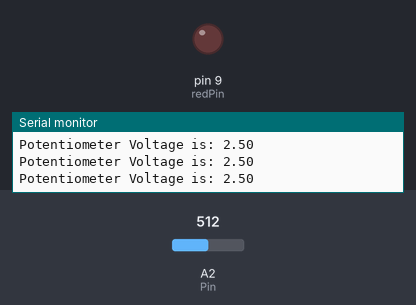
This sketch was run on a simulated Arduino Uno, built with avr-gcc and run on an emulated ATmega328P. On the bench: output pins drawn as LEDs (lit = HIGH), the last lines printed to the serial monitor. The test bench sets the inputs (shaded band); at power-on: A2 (Pin) = 512.

Above: at 1.2 s.
1.3 s: A2 (Pin) set to 802
2.8 s: A2 (Pin) set to 836
At 3.3 s:
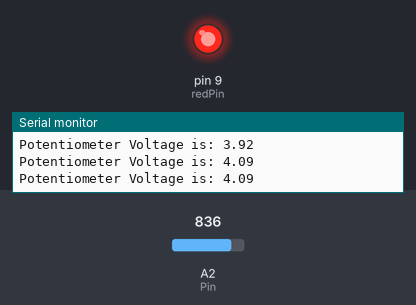
4.5 s: A2 (Pin) set to 716
At 5.7 s:
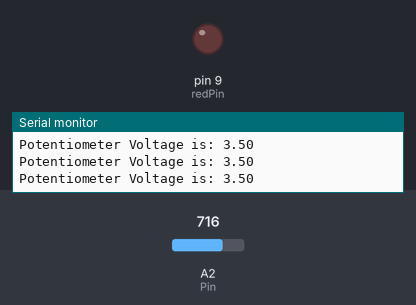
6.0 s: A2 (Pin) set to 900
At 7.1 s:
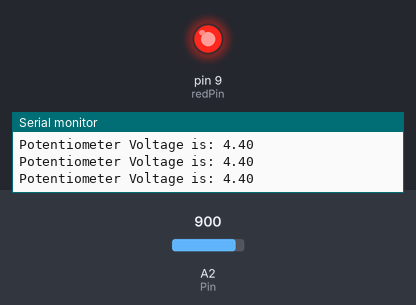
Timing chart, 0 to 8.5 s (numbered marks = the images above; inputs shaded):
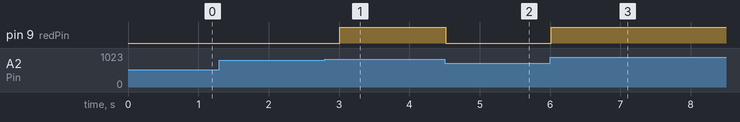

Measured:
- the behaviour switches between 818 and 819 on A2 (Pin) (found by bisection; images 0 and 1)
- after the input at 2.8 s, pin 9 (redPin): LOW → HIGH after 0.21 s
- after the input at 4.5 s, pin 9 (redPin): HIGH → LOW at once
- after the input at 6.0 s, pin 9 (redPin): LOW → HIGH at once

The sketch:

IF_STATEMENT.ino
```cpp
int Pin = A2;
int readVal;
float V2;
int dt = 250;
int redPin = 9;

void setup() {
  // put your setup code here, to run once:
  Serial.begin(9600);
  pinMode(Pin,INPUT);
  pinMode(redPin,OUTPUT);
}

void loop() {
  // put your main code here, to run repeatedly:
  readVal = analogRead(Pin);
  V2 = (5./1023.) * readVal;
  Serial.print("Potentiometer Voltage is: ");
  Serial.println(V2);
  if (V2 > 4.0){
    digitalWrite(redPin,HIGH);
  }
  if (V2 < 4.0){
    digitalWrite(redPin,LOW);
  }
  delay(dt);
}
```
